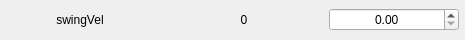
                      <widget class="QFrame" name="frame_60">
                       <property name="minimumSize">
                        <size>
                         <width>465</width>
                         <height>40</height>
                        </size>
                       </property>
                       <property name="maximumSize">
                        <size>
                         <width>465</width>
                         <height>40</height>
                        </size>
                       </property>
                       <property name="frameShape">
                        <enum>QFrame::NoFrame</enum>
                       </property>
                       <property name="frameShadow">
                        <enum>QFrame::Sunken</enum>
                       </property>
                       <layout class="QHBoxLayout" name="horizontalLayout_62">
                        <property name="spacing">
                         <number>5</number>
                        </property>
                        <property name="leftMargin">
                         <number>0</number>
                        </property>
                        <property name="topMargin">
                         <number>0</number>
                        </property>
                        <property name="rightMargin">
                         <number>5</number>
                        </property>
                        <property name="bottomMargin">
                         <number>0</number>
                        </property>
                        <item>
                         <widget class="QLabel" name="label_123">
                          <property name="minimumSize">
                           <size>
                            <width>158</width>
                            <height>0</height>
                           </size>
                          </property>
                          <property name="maximumSize">
                           <size>
                            <width>158</width>
                            <height>16777215</height>
                           </size>
                          </property>
                          <property name="text">
                           <string>swingVel</string>
                          </property>
                          <property name="alignment">
                           <set>Qt::AlignCenter</set>
                          </property>
                         </widget>
                        </item>
                        <item>
                         <widget class="QLabel" name="label_124">
                          <property name="minimumSize">
                           <size>
                            <width>158</width>
                            <height>0</height>
                           </size>
                          </property>
                          <property name="maximumSize">
                           <size>
                            <width>158</width>
                            <height>16777215</height>
                           </size>
                          </property>
                          <property name="text">
                           <string>0</string>
                          </property>
                          <property name="alignment">
                           <set>Qt::AlignCenter</set>
                          </property>
                         </widget>
                        </item>
                        <item>
                         <widget class="QDoubleSpinBox" name="doubleSpinBox_59">
                          <property name="minimumSize">
                           <size>
                            <width>130</width>
                            <height>0</height>
                           </size>
                          </property>
                          <property name="maximumSize">
                           <size>
                            <width>130</width>
                            <height>16777215</height>
                           </size>
                          </property>
                          <property name="styleSheet">
                           <string notr="true"/>
                          </property>
                          <property name="alignment">
                           <set>Qt::AlignCenter</set>
                          </property>
                         </widget>
                        </item>
                       </layout>
                      </widget>
